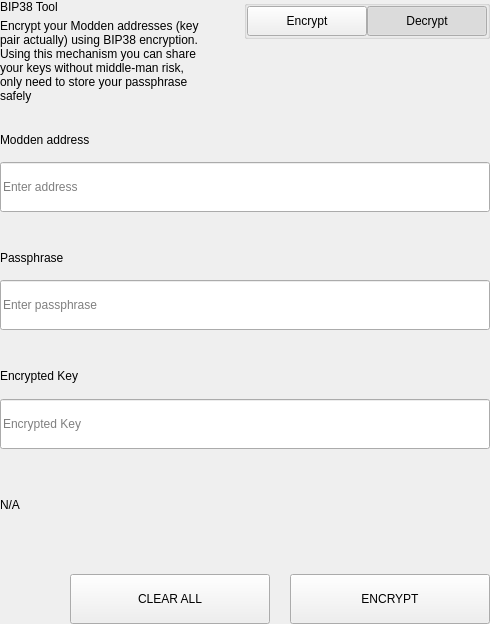
<?xml version="1.0" encoding="UTF-8"?>
<ui version="4.0">
 <class>SettingsBitToolWidget</class>
 <widget class="QWidget" name="SettingsBitToolWidget">
  <property name="geometry">
   <rect>
    <x>0</x>
    <y>0</y>
    <width>490</width>
    <height>624</height>
   </rect>
  </property>
  <property name="windowTitle">
   <string>Form</string>
  </property>
  <layout class="QVBoxLayout" name="verticalLayout">
   <property name="spacing">
    <number>0</number>
   </property>
   <property name="leftMargin">
    <number>0</number>
   </property>
   <property name="topMargin">
    <number>0</number>
   </property>
   <property name="rightMargin">
    <number>0</number>
   </property>
   <property name="bottomMargin">
    <number>0</number>
   </property>
   <item>
    <widget class="QWidget" name="left" native="true">
     <layout class="QVBoxLayout" name="verticalLayout_3">
      <property name="leftMargin">
       <number>0</number>
      </property>
      <property name="topMargin">
       <number>0</number>
      </property>
      <property name="rightMargin">
       <number>0</number>
      </property>
      <property name="bottomMargin">
       <number>0</number>
      </property>
      <item>
       <layout class="QVBoxLayout" name="verticalLayout_2">
        <property name="spacing">
         <number>0</number>
        </property>
        <item>
         <layout class="QHBoxLayout" name="horizontalLayout_3" stretch="3,1">
          <property name="spacing">
           <number>40</number>
          </property>
          <item>
           <layout class="QVBoxLayout" name="verticalLayoutTitle">
            <property name="spacing">
             <number>5</number>
            </property>
            <item>
             <widget class="QLabel" name="labelTitle">
              <property name="text">
               <string>BIP38 Tool</string>
              </property>
             </widget>
            </item>
            <item>
             <widget class="QLabel" name="labelSubtitle1">
              <property name="text">
               <string>Encrypt your Modden addresses (key pair actually) using BIP38 encryption.
Using this mechanism you can share your keys without middle-man risk, only need to store your passphrase safely</string>
              </property>
              <property name="wordWrap">
               <bool>true</bool>
              </property>
             </widget>
            </item>
           </layout>
          </item>
          <item alignment="Qt::AlignTop">
           <widget class="QGroupBox" name="groupBox">
            <property name="title">
             <string/>
            </property>
            <property name="alignment">
             <set>Qt::AlignLeading|Qt::AlignLeft|Qt::AlignTop</set>
            </property>
            <layout class="QHBoxLayout" name="horizontalLayout_4">
             <property name="spacing">
              <number>0</number>
             </property>
             <property name="leftMargin">
              <number>0</number>
             </property>
             <property name="topMargin">
              <number>0</number>
             </property>
             <property name="rightMargin">
              <number>0</number>
             </property>
             <property name="bottomMargin">
              <number>0</number>
             </property>
             <item>
              <spacer name="horizontalSpacer">
               <property name="orientation">
                <enum>Qt::Horizontal</enum>
               </property>
               <property name="sizeHint" stdset="0">
                <size>
                 <width>40</width>
                 <height>20</height>
                </size>
               </property>
              </spacer>
             </item>
             <item>
              <widget class="QPushButton" name="pushLeft">
               <property name="minimumSize">
                <size>
                 <width>120</width>
                 <height>30</height>
                </size>
               </property>
               <property name="maximumSize">
                <size>
                 <width>120</width>
                 <height>30</height>
                </size>
               </property>
               <property name="focusPolicy">
                <enum>Qt::NoFocus</enum>
               </property>
               <property name="text">
                <string>Encrypt</string>
               </property>
               <property name="checkable">
                <bool>true</bool>
               </property>
               <property name="autoExclusive">
                <bool>true</bool>
               </property>
              </widget>
             </item>
             <item>
              <widget class="QPushButton" name="pushRight">
               <property name="minimumSize">
                <size>
                 <width>120</width>
                 <height>30</height>
                </size>
               </property>
               <property name="maximumSize">
                <size>
                 <width>120</width>
                 <height>30</height>
                </size>
               </property>
               <property name="focusPolicy">
                <enum>Qt::NoFocus</enum>
               </property>
               <property name="text">
                <string>Decrypt</string>
               </property>
               <property name="checkable">
                <bool>true</bool>
               </property>
               <property name="checked">
                <bool>true</bool>
               </property>
               <property name="autoExclusive">
                <bool>true</bool>
               </property>
              </widget>
             </item>
            </layout>
           </widget>
          </item>
         </layout>
        </item>
        <item>
         <widget class="QStackedWidget" name="stackedWidget">
          <property name="currentIndex">
           <number>1</number>
          </property>
          <widget class="QWidget" name="pageDecrypt">
           <layout class="QVBoxLayout" name="verticalLayout_5">
            <property name="spacing">
             <number>0</number>
            </property>
            <property name="leftMargin">
             <number>0</number>
            </property>
            <property name="topMargin">
             <number>0</number>
            </property>
            <property name="rightMargin">
             <number>0</number>
            </property>
            <property name="bottomMargin">
             <number>0</number>
            </property>
            <item>
             <widget class="QWidget" name="widget" native="true">
              <property name="minimumSize">
               <size>
                <width>0</width>
                <height>100</height>
               </size>
              </property>
              <layout class="QVBoxLayout" name="verticalLayout_4">
               <property name="spacing">
                <number>0</number>
               </property>
               <property name="leftMargin">
                <number>0</number>
               </property>
               <property name="topMargin">
                <number>0</number>
               </property>
               <property name="rightMargin">
                <number>0</number>
               </property>
               <property name="bottomMargin">
                <number>0</number>
               </property>
               <item>
                <spacer name="verticalSpacer_2">
                 <property name="orientation">
                  <enum>Qt::Vertical</enum>
                 </property>
                 <property name="sizeType">
                  <enum>QSizePolicy::Fixed</enum>
                 </property>
                 <property name="sizeHint" stdset="0">
                  <size>
                   <width>20</width>
                   <height>20</height>
                  </size>
                 </property>
                </spacer>
               </item>
               <item>
                <layout class="QHBoxLayout" name="horizontalLayout_6" stretch="2">
                 <property name="spacing">
                  <number>0</number>
                 </property>
                 <item>
                  <layout class="QVBoxLayout" name="verticalLayout_7">
                   <property name="spacing">
                    <number>9</number>
                   </property>
                   <item>
                    <widget class="QLabel" name="labelSubtitleKey">
                     <property name="minimumSize">
                      <size>
                       <width>0</width>
                       <height>20</height>
                      </size>
                     </property>
                     <property name="maximumSize">
                      <size>
                       <width>16777215</width>
                       <height>20</height>
                      </size>
                     </property>
                     <property name="text">
                      <string>Encrypted key</string>
                     </property>
                    </widget>
                   </item>
                   <item>
                    <widget class="QLineEdit" name="lineEditKey">
                     <property name="minimumSize">
                      <size>
                       <width>0</width>
                       <height>50</height>
                      </size>
                     </property>
                     <property name="maximumSize">
                      <size>
                       <width>16777215</width>
                       <height>50</height>
                      </size>
                     </property>
                     <property name="placeholderText">
                      <string>Enter a encrypted key</string>
                     </property>
                    </widget>
                   </item>
                  </layout>
                 </item>
                </layout>
               </item>
               <item>
                <spacer name="verticalSpacer_3">
                 <property name="orientation">
                  <enum>Qt::Vertical</enum>
                 </property>
                 <property name="sizeType">
                  <enum>QSizePolicy::Fixed</enum>
                 </property>
                 <property name="sizeHint" stdset="0">
                  <size>
                   <width>20</width>
                   <height>20</height>
                  </size>
                 </property>
                </spacer>
               </item>
               <item>
                <layout class="QVBoxLayout" name="verticalLayout_9">
                 <property name="spacing">
                  <number>9</number>
                 </property>
                 <item>
                  <widget class="QLabel" name="labelSubtitlePassphrase">
                   <property name="maximumSize">
                    <size>
                     <width>16777215</width>
                     <height>20</height>
                    </size>
                   </property>
                   <property name="text">
                    <string>Passphrase</string>
                   </property>
                  </widget>
                 </item>
                 <item>
                  <widget class="QLineEdit" name="lineEditPassphrase">
                   <property name="minimumSize">
                    <size>
                     <width>0</width>
                     <height>50</height>
                    </size>
                   </property>
                   <property name="maximumSize">
                    <size>
                     <width>16777215</width>
                     <height>50</height>
                    </size>
                   </property>
                   <property name="placeholderText">
                    <string>Enter a passphrase</string>
                   </property>
                  </widget>
                 </item>
                </layout>
               </item>
               <item>
                <spacer name="verticalSpacer_4">
                 <property name="orientation">
                  <enum>Qt::Vertical</enum>
                 </property>
                 <property name="sizeType">
                  <enum>QSizePolicy::Fixed</enum>
                 </property>
                 <property name="sizeHint" stdset="0">
                  <size>
                   <width>20</width>
                   <height>20</height>
                  </size>
                 </property>
                </spacer>
               </item>
               <item>
                <widget class="QWidget" name="widget_3" native="true">
                 <property name="sizePolicy">
                  <sizepolicy hsizetype="Preferred" vsizetype="Fixed">
                   <horstretch>0</horstretch>
                   <verstretch>0</verstretch>
                  </sizepolicy>
                 </property>
                 <layout class="QVBoxLayout" name="verticalLayout_10">
                  <property name="spacing">
                   <number>9</number>
                  </property>
                  <property name="leftMargin">
                   <number>0</number>
                  </property>
                  <property name="topMargin">
                   <number>0</number>
                  </property>
                  <property name="rightMargin">
                   <number>0</number>
                  </property>
                  <property name="bottomMargin">
                   <number>0</number>
                  </property>
                  <item>
                   <widget class="QLabel" name="labelSubtitleDecryptResult">
                    <property name="minimumSize">
                     <size>
                      <width>0</width>
                      <height>20</height>
                     </size>
                    </property>
                    <property name="maximumSize">
                     <size>
                      <width>16777215</width>
                      <height>20</height>
                     </size>
                    </property>
                    <property name="text">
                     <string>Decrypted address result</string>
                    </property>
                   </widget>
                  </item>
                  <item>
                   <widget class="QWidget" name="widget_4" native="true">
                    <layout class="QHBoxLayout" name="horizontalLayout" stretch="6,0,1">
                     <property name="spacing">
                      <number>0</number>
                     </property>
                     <property name="leftMargin">
                      <number>0</number>
                     </property>
                     <property name="topMargin">
                      <number>0</number>
                     </property>
                     <property name="rightMargin">
                      <number>0</number>
                     </property>
                     <property name="bottomMargin">
                      <number>0</number>
                     </property>
                     <item alignment="Qt::AlignVCenter">
                      <widget class="QLineEdit" name="lineEditDecryptResult">
                       <property name="minimumSize">
                        <size>
                         <width>0</width>
                         <height>50</height>
                        </size>
                       </property>
                       <property name="maximumSize">
                        <size>
                         <width>16777215</width>
                         <height>50</height>
                        </size>
                       </property>
                       <property name="placeholderText">
                        <string>Decrypted Address</string>
                       </property>
                      </widget>
                     </item>
                     <item>
                      <spacer name="horizontalSpacer_4">
                       <property name="orientation">
                        <enum>Qt::Horizontal</enum>
                       </property>
                       <property name="sizeType">
                        <enum>QSizePolicy::Fixed</enum>
                       </property>
                       <property name="sizeHint" stdset="0">
                        <size>
                         <width>20</width>
                         <height>50</height>
                        </size>
                       </property>
                      </spacer>
                     </item>
                     <item>
                      <widget class="QPushButton" name="pushButtonImport">
                       <property name="minimumSize">
                        <size>
                         <width>140</width>
                         <height>40</height>
                        </size>
                       </property>
                       <property name="text">
                        <string>Import Address</string>
                       </property>
                      </widget>
                     </item>
                    </layout>
                   </widget>
                  </item>
                 </layout>
                </widget>
               </item>
               <item>
                <widget class="QLabel" name="statusLabel_DEC">
                 <property name="maximumSize">
                  <size>
                   <width>16777215</width>
                   <height>40</height>
                  </size>
                 </property>
                 <property name="text">
                  <string/>
                 </property>
                </widget>
               </item>
               <item>
                <spacer name="verticalSpacer">
                 <property name="orientation">
                  <enum>Qt::Vertical</enum>
                 </property>
                 <property name="sizeType">
                  <enum>QSizePolicy::Preferred</enum>
                 </property>
                 <property name="sizeHint" stdset="0">
                  <size>
                   <width>20</width>
                   <height>20</height>
                  </size>
                 </property>
                </spacer>
               </item>
               <item>
                <layout class="QHBoxLayout" name="horizontalLayout_7">
                 <property name="spacing">
                  <number>0</number>
                 </property>
                 <item>
                  <spacer name="horizontalSpacer_5">
                   <property name="orientation">
                    <enum>Qt::Horizontal</enum>
                   </property>
                   <property name="sizeType">
                    <enum>QSizePolicy::Expanding</enum>
                   </property>
                   <property name="sizeHint" stdset="0">
                    <size>
                     <width>40</width>
                     <height>20</height>
                    </size>
                   </property>
                  </spacer>
                 </item>
                 <item>
                  <widget class="QPushButton" name="pushButtonDecryptClear">
                   <property name="minimumSize">
                    <size>
                     <width>200</width>
                     <height>50</height>
                    </size>
                   </property>
                   <property name="maximumSize">
                    <size>
                     <width>200</width>
                     <height>50</height>
                    </size>
                   </property>
                   <property name="text">
                    <string>CLEAR</string>
                   </property>
                  </widget>
                 </item>
                 <item>
                  <spacer name="horizontalSpacer_3">
                   <property name="orientation">
                    <enum>Qt::Horizontal</enum>
                   </property>
                   <property name="sizeType">
                    <enum>QSizePolicy::Fixed</enum>
                   </property>
                   <property name="sizeHint" stdset="0">
                    <size>
                     <width>20</width>
                     <height>20</height>
                    </size>
                   </property>
                  </spacer>
                 </item>
                 <item>
                  <widget class="QPushButton" name="pushButtonDecrypt">
                   <property name="minimumSize">
                    <size>
                     <width>200</width>
                     <height>50</height>
                    </size>
                   </property>
                   <property name="maximumSize">
                    <size>
                     <width>200</width>
                     <height>50</height>
                    </size>
                   </property>
                   <property name="text">
                    <string>DECRYPT KEY</string>
                   </property>
                  </widget>
                 </item>
                </layout>
               </item>
              </layout>
             </widget>
            </item>
           </layout>
          </widget>
          <widget class="QWidget" name="pageEncrypt">
           <layout class="QVBoxLayout" name="verticalLayout_11">
            <property name="spacing">
             <number>0</number>
            </property>
            <property name="leftMargin">
             <number>0</number>
            </property>
            <property name="topMargin">
             <number>0</number>
            </property>
            <property name="rightMargin">
             <number>0</number>
            </property>
            <property name="bottomMargin">
             <number>0</number>
            </property>
            <item>
             <spacer name="verticalSpacer_8">
              <property name="orientation">
               <enum>Qt::Vertical</enum>
              </property>
              <property name="sizeType">
               <enum>QSizePolicy::Fixed</enum>
              </property>
              <property name="sizeHint" stdset="0">
               <size>
                <width>20</width>
                <height>20</height>
               </size>
              </property>
             </spacer>
            </item>
            <item>
             <widget class="QWidget" name="containerAddressEnc" native="true">
              <layout class="QVBoxLayout" name="containerAddressEncLayout">
               <property name="spacing">
                <number>5</number>
               </property>
               <property name="leftMargin">
                <number>0</number>
               </property>
               <property name="topMargin">
                <number>0</number>
               </property>
               <property name="rightMargin">
                <number>0</number>
               </property>
               <property name="bottomMargin">
                <number>0</number>
               </property>
               <item>
                <widget class="QLabel" name="labelSubtitleAddress">
                 <property name="minimumSize">
                  <size>
                   <width>0</width>
                   <height>20</height>
                  </size>
                 </property>
                 <property name="maximumSize">
                  <size>
                   <width>16777215</width>
                   <height>20</height>
                  </size>
                 </property>
                 <property name="text">
                  <string>Modden address</string>
                 </property>
                </widget>
               </item>
               <item>
                <widget class="QLineEdit" name="addressIn_ENC">
                 <property name="minimumSize">
                  <size>
                   <width>0</width>
                   <height>50</height>
                  </size>
                 </property>
                 <property name="placeholderText">
                  <string>Enter address</string>
                 </property>
                </widget>
               </item>
              </layout>
             </widget>
            </item>
            <item>
             <spacer name="verticalSpacer_6">
              <property name="orientation">
               <enum>Qt::Vertical</enum>
              </property>
              <property name="sizeType">
               <enum>QSizePolicy::Fixed</enum>
              </property>
              <property name="sizeHint" stdset="0">
               <size>
                <width>20</width>
                <height>20</height>
               </size>
              </property>
             </spacer>
            </item>
            <item>
             <widget class="QWidget" name="containerAddress" native="true">
              <layout class="QHBoxLayout" name="horizontalLayout_9" stretch="2">
               <property name="spacing">
                <number>0</number>
               </property>
               <property name="leftMargin">
                <number>0</number>
               </property>
               <property name="topMargin">
                <number>0</number>
               </property>
               <property name="rightMargin">
                <number>0</number>
               </property>
               <property name="bottomMargin">
                <number>0</number>
               </property>
               <item>
                <layout class="QVBoxLayout" name="verticalLayout_8">
                 <property name="spacing">
                  <number>5</number>
                 </property>
                 <item>
                  <widget class="QLabel" name="labelSubtitleMessage">
                   <property name="minimumSize">
                    <size>
                     <width>0</width>
                     <height>20</height>
                    </size>
                   </property>
                   <property name="maximumSize">
                    <size>
                     <width>16777215</width>
                     <height>20</height>
                    </size>
                   </property>
                   <property name="text">
                    <string>Passphrase</string>
                   </property>
                  </widget>
                 </item>
                 <item>
                  <widget class="QLineEdit" name="passphraseIn_ENC">
                   <property name="minimumSize">
                    <size>
                     <width>0</width>
                     <height>50</height>
                    </size>
                   </property>
                   <property name="maximumSize">
                    <size>
                     <width>16777215</width>
                     <height>50</height>
                    </size>
                   </property>
                   <property name="placeholderText">
                    <string>Enter passphrase</string>
                   </property>
                  </widget>
                 </item>
                </layout>
               </item>
              </layout>
             </widget>
            </item>
            <item>
             <spacer name="verticalSpacer_7">
              <property name="orientation">
               <enum>Qt::Vertical</enum>
              </property>
              <property name="sizeType">
               <enum>QSizePolicy::Fixed</enum>
              </property>
              <property name="sizeHint" stdset="0">
               <size>
                <width>20</width>
                <height>20</height>
               </size>
              </property>
             </spacer>
            </item>
            <item>
             <widget class="QWidget" name="widget_2" native="true">
              <property name="minimumSize">
               <size>
                <width>0</width>
                <height>75</height>
               </size>
              </property>
              <property name="maximumSize">
               <size>
                <width>16777215</width>
                <height>16777215</height>
               </size>
              </property>
              <layout class="QVBoxLayout" name="verticalLayout_6">
               <property name="leftMargin">
                <number>0</number>
               </property>
               <property name="topMargin">
                <number>0</number>
               </property>
               <property name="rightMargin">
                <number>0</number>
               </property>
               <property name="bottomMargin">
                <number>0</number>
               </property>
               <item>
                <widget class="QLabel" name="labelSubtitleEncryptedKey">
                 <property name="minimumSize">
                  <size>
                   <width>0</width>
                   <height>20</height>
                  </size>
                 </property>
                 <property name="maximumSize">
                  <size>
                   <width>16777215</width>
                   <height>20</height>
                  </size>
                 </property>
                 <property name="text">
                  <string>Encrypted Key</string>
                 </property>
                </widget>
               </item>
               <item>
                <widget class="QLineEdit" name="encryptedKeyOut_ENC">
                 <property name="minimumSize">
                  <size>
                   <width>0</width>
                   <height>50</height>
                  </size>
                 </property>
                 <property name="placeholderText">
                  <string>Encrypted Key</string>
                 </property>
                </widget>
               </item>
              </layout>
             </widget>
            </item>
            <item>
             <widget class="QLabel" name="statusLabel_ENC">
              <property name="text">
               <string notr="true">N/A</string>
              </property>
             </widget>
            </item>
            <item>
             <spacer name="verticalSpacer_5">
              <property name="orientation">
               <enum>Qt::Vertical</enum>
              </property>
              <property name="sizeType">
               <enum>QSizePolicy::Fixed</enum>
              </property>
              <property name="sizeHint" stdset="0">
               <size>
                <width>20</width>
                <height>20</height>
               </size>
              </property>
             </spacer>
            </item>
            <item>
             <layout class="QHBoxLayout" name="horizontalLayout_8">
              <property name="spacing">
               <number>0</number>
              </property>
              <item>
               <spacer name="horizontalSpacer_6">
                <property name="orientation">
                 <enum>Qt::Horizontal</enum>
                </property>
                <property name="sizeType">
                 <enum>QSizePolicy::Expanding</enum>
                </property>
                <property name="sizeHint" stdset="0">
                 <size>
                  <width>40</width>
                  <height>20</height>
                 </size>
                </property>
               </spacer>
              </item>
              <item>
               <widget class="QPushButton" name="pushButtonClear">
                <property name="minimumSize">
                 <size>
                  <width>200</width>
                  <height>50</height>
                 </size>
                </property>
                <property name="focusPolicy">
                 <enum>Qt::NoFocus</enum>
                </property>
                <property name="text">
                 <string>CLEAR ALL</string>
                </property>
               </widget>
              </item>
              <item>
               <spacer name="horizontalSpacer_2">
                <property name="orientation">
                 <enum>Qt::Horizontal</enum>
                </property>
                <property name="sizeType">
                 <enum>QSizePolicy::Fixed</enum>
                </property>
                <property name="sizeHint" stdset="0">
                 <size>
                  <width>20</width>
                  <height>20</height>
                 </size>
                </property>
               </spacer>
              </item>
              <item>
               <widget class="QPushButton" name="pushButtonEncrypt">
                <property name="minimumSize">
                 <size>
                  <width>200</width>
                  <height>50</height>
                 </size>
                </property>
                <property name="maximumSize">
                 <size>
                  <width>200</width>
                  <height>50</height>
                 </size>
                </property>
                <property name="focusPolicy">
                 <enum>Qt::NoFocus</enum>
                </property>
                <property name="text">
                 <string>ENCRYPT</string>
                </property>
               </widget>
              </item>
             </layout>
            </item>
           </layout>
          </widget>
         </widget>
        </item>
       </layout>
      </item>
     </layout>
    </widget>
   </item>
  </layout>
 </widget>
 <resources/>
 <connections/>
</ui>
